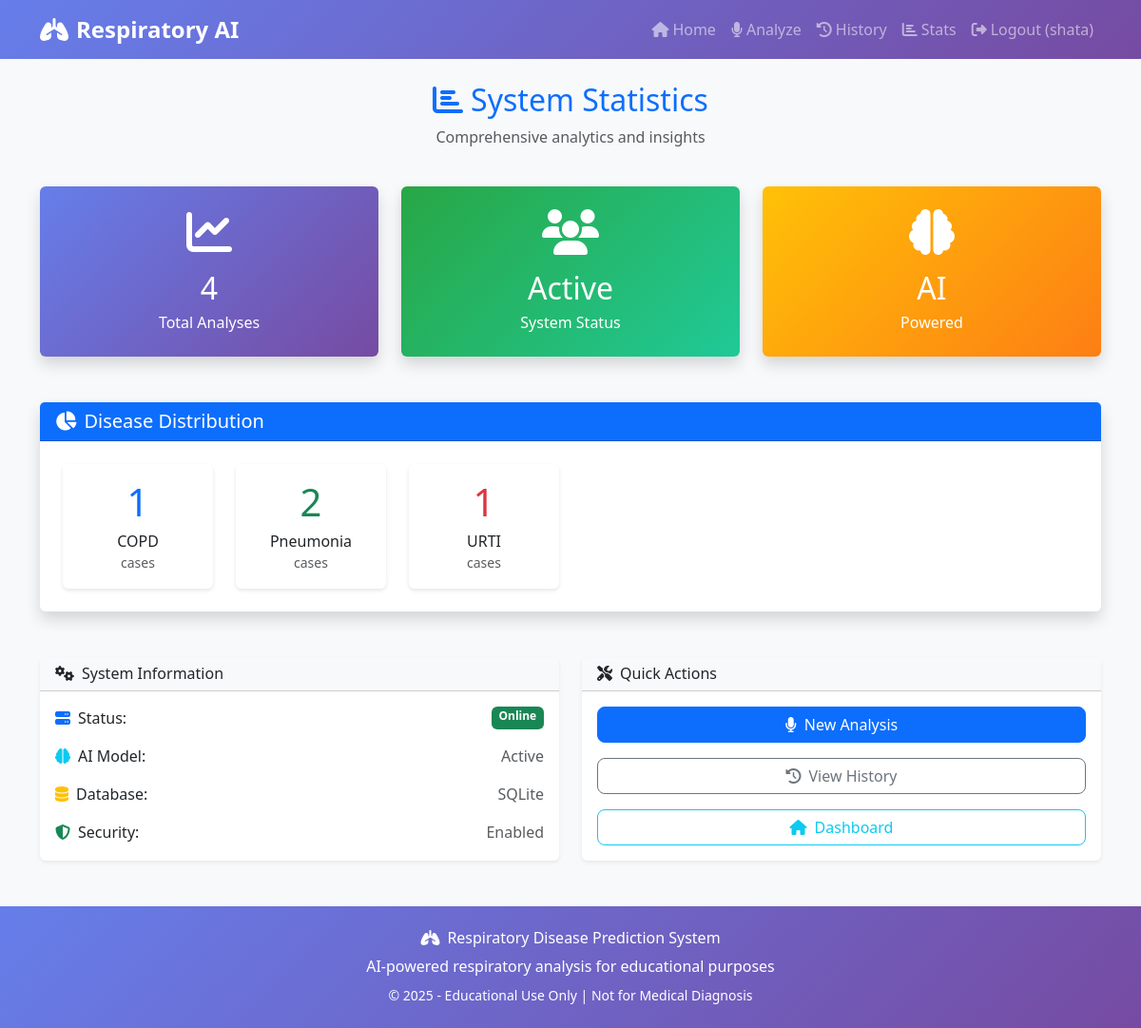
Page /stats (signed in) on the committed database.
### tables this page shows
CREATE TABLE predictions (
        id INTEGER PRIMARY KEY,
        user_id INTEGER,
        filename TEXT,
        prediction TEXT,
        confidence REAL,
        created_at TIMESTAMP DEFAULT CURRENT_TIMESTAMP,
        FOREIGN KEY (user_id) REFERENCES users (id)
    );

### finalised/app.py (the view)
@app.route('/stats')
def stats():
    if 'user_id' not in session:
        return redirect(url_for('login'))
    conn = sqlite3.connect('respiratory.db')
    cursor = conn.cursor()
    cursor.execute('SELECT COUNT(*) FROM predictions')
    total_analyses = cursor.fetchone()[0]
    cursor.execute('SELECT prediction, COUNT(*) FROM predictions GROUP BY prediction')
    disease_counts = dict(cursor.fetchall())
    conn.close()
    return render_template('stats.html',
                         total_analyses=total_analyses,
                         disease_counts=disease_counts)

### finalised/templates/stats.html (shortened to what this page needs)
{% extends "base.html" %}
{% block content %}
<div class="row">
    <div class="col-12 text-center mb-4">
        <h2 class="text-primary">
            <i class="fas fa-chart-bar me-2"></i>System Statistics
        </h2>
        <p class="text-muted">Comprehensive analytics and insights</p>
    </div>
</div>
<div class="row g-4 mb-5">
    <div class="col-md-4">
        <div class="card border-0 shadow text-white" style="background: linear-gradient(135deg, #667eea 0%, #764ba2 100%);">
            <div class="card-body text-center p-4">
                <i class="fas fa-chart-line fa-3x mb-3"></i>
                <h2 class="mb-1">{{ total_analyses or 0 }}</h2>
                <p class="mb-0">Total Analyses</p>
            </div>
        </div>
    </div>
    <div class="col-md-4">
        <div class="card border-0 shadow text-white" style="background: linear-gradient(135deg, #28a745 0%, #20c997 100%);">
            <div class="card-body text-center p-4">
                <i class="fas fa-users fa-3x mb-3"></i>
                <h2 class="mb-1">Active</h2>
                <p class="mb-0">System Status</p>
            </div>
        </div>
    </div>
    <div class="col-md-4">
        <div class="card border-0 shadow text-white" style="background: linear-gradient(135deg, #ffc107 0%, #fd7e14 100%);">
            <div class="card-body text-center p-4">
                <i class="fas fa-brain fa-3x mb-3"></i>
                <h2 class="mb-1">AI</h2>
                <p class="mb-0">Powered</p>
            </div>
        </div>
    </div>
</div>
{% if disease_counts %}
<div class="row mb-5">
    <div class="col-12">
        <div class="card border-0 shadow">
            <div class="card-header bg-primary text-white">
                <h5 class="mb-0"><i class="fas fa-chart-pie me-2"></i>Disease Distribution</h5>
            </div>
            <div class="card-body p-4">
                <div class="row g-4">
                    {% set colors = ['primary', 'success', 'danger', 'warning', 'info', 'secondary'] %}
                    {% for disease, count in disease_counts.items() %}
                    <div class="col-lg-2 col-md-4 col-6">
                        <div class="text-center">
                            <div class="card border-{{ colors[loop.index0 % colors|length] }} h-100">
                                <div class="card-body p-3">
                                    <div class="display-6 text-{{ colors[loop.index0 % colors|length] }} mb-2">{{ count }}</div>
                                    <h6 class="card-title mb-0">{{ disease }}</h6>
                                    <small class="text-muted">cases</small>
                                </div>
                            </div>
                        </div>
                    </div>
                    {% endfor %}
                </div>
            </div>
        </div>
    </div>
</div>
{% endif %}
<div class="row mb-5">
    <div class="col-md-6">
        <div class="card border-0 shadow-sm h-100">
            <div class="card-header bg-light">
                <h6 class="mb-0"><i class="fas fa-cogs me-2"></i>System Information</h6>
            </div>
            <div class="card-body">
                <div class="row g-3">
                    <div class="col-12">
                        <div class="d-flex justify-content-between">
                            <span><i class="fas fa-server me-2 text-primary"></i>Status:</span>
                            <span class="badge bg-success">Online</span>
                        </div>
                    </div>
                    <div class="col-12">
                        <div class="d-flex justify-content-between">
                            <span><i class="fas fa-brain me-2 text-info"></i>AI Model:</span>
                            <span class="text-muted">Active</span>
                        </div>
                    </div>
                    <div class="col-12">
                        <div class="d-flex justify-content-between">
                            <span><i class="fas fa-database me-2 text-warning"></i>Database:</span>
                            <span class="text-muted">SQLite</span>
                        </div>
                    </div>
                    <div class="col-12">
                        <div class="d-flex justify-content-between">
                            <span><i class="fas fa-shield-alt me-2 text-success"></i>Security:</span>
                            <span class="text-muted">Enabled</span>
                        </div>
                    </div>
                </div>
            </div>
        </div>
    </div>
    <div class="col-md-6">
        <div class="card border-0 shadow-sm h-100">
            <div class="card-header bg-light">
                <h6 class="mb-0"><i class="fas fa-tools me-2"></i>Quick Actions</h6>
            </div>
            <div class="card-body">
                <div class="d-grid gap-3">
                    <a href="{{ url_for('upload') }}" class="btn btn-primary">
                        <i class="fas fa-microphone me-2"></i>New Analysis
                    </a>
                    <a href="{{ url_for('history') }}" class="btn btn-outline-secondary">
                        <i class="fas fa-history me-2"></i>View History
                    </a>
                    <a href="{{ url_for('home') }}" class="btn btn-outline-info">
                        <i class="fas fa-home me-2"></i>Dashboard
                    </a>
                </div>
            </div>
        </div>
    </div>
</div>
{% endblock %}

### finalised/templates/base.html (style rules this page uses)
body { font-family: 'Segoe UI', Tahoma, Geneva, Verdana, sans-serif; }
.card { box-shadow: 0 2px 4px rgba(0,0,0,0.1); border: none; }
.btn { border-radius: 8px; }

### rows in the picture
predictions: count "1", prediction "COPD"
predictions: count "2", prediction "Pneumonia"
predictions: count "1", prediction "URTI"

### other values in the picture
{{ session.username }} "shata"
{{ total_analyses or 0 }} "4"
